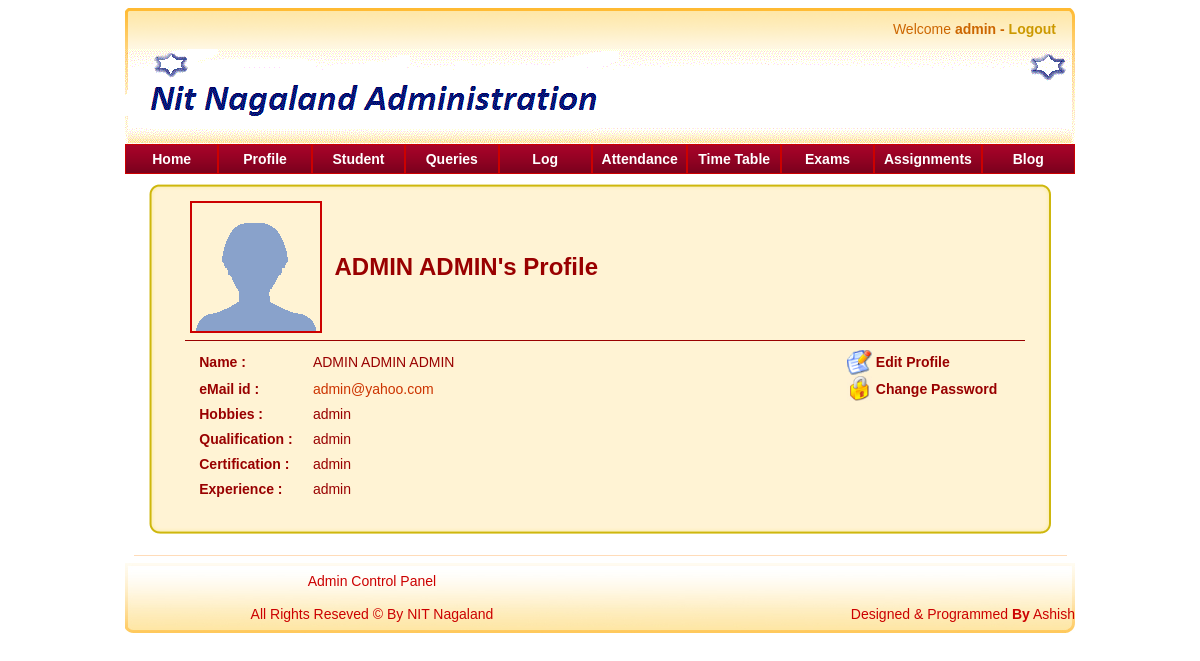
Page /staff/profile.php (signed in) on the committed database.
### tables this page shows
CREATE TABLE `staff` (
  `staffid` int(11) NOT NULL auto_increment,
  `staffsurname` varchar(20) NOT NULL,
  `stafffirstname` varchar(20) NOT NULL,
  `stafflastname` varchar(20) NOT NULL,
  `staffdesignation` varchar(20) NOT NULL,
  `staffloginid` varchar(20) NOT NULL,
  `staffpassword` varchar(20) NOT NULL,
  `staffrole` varchar(20) NOT NULL,
  `staffimg` varchar(50) NOT NULL,
  `staffqualification` varchar(50) NOT NULL,
  `staffcertification` varchar(50) NOT NULL,
  `staffexperience` varchar(50) NOT NULL,
  `staffemail` varchar(20) NOT NULL,
  `staffhobby` varchar(30) NOT NULL,
  PRIMARY KEY  (`staffloginid`),
  UNIQUE KEY `staffid` (`staffid`)
);

### staff/profile.php (the view, shortened to what this page needs)
<? ini_set('error_reporting', E_ALL ^ ~E_NOTICE ^ ~E_WARNING);
	$id=$_SESSION['cuser'];
	$result=mysql_query("select * from staff where staffloginid='$id'");
	$row=mysql_fetch_array($result);
?>
<!DOCTYPE html PUBLIC "-//W3C//DTD XHTML 1.0 Transitional//EN" "http://www.w3.org/TR/xhtml1/DTD/xhtml1-transitional.dtd">
<html xmlns="http://www.w3.org/1999/xhtml">
<head>   <link rel="shortcut icon" href="images/favicon.ico" type="image/x-icon">
<link href="style.css" rel="stylesheet" type="text/css" />
</head>
<body>
<table width="100%" border="0" align="center" cellpadding="0" cellspacing="0" id="main">
  <tr>
    <td id="top"><table width="100%" height="32" border="0" cellpadding="0" cellspacing="0">
      <tr>
        <td width="98%"><div align="right">Welcome <strong><? echo $_SESSION['cuser']; ?> - <a href="./logout.php">Logout</a></strong></div></td>
        <td width="2%">&nbsp;</td>
      </tr>
    </table></td>
  </tr>
  <tr>
    <td id="head">&nbsp;</td>
  </tr>
  <tr>
    <td id="menu"><? include("menu.php"); ?></td>
  </tr>
  <tr>
    <td id="mid" valign="top"><div align="center">
      <table width="902" border="0" cellspacing="0" cellpadding="0" style="margin:10px;">
        <tr>
          <td id="profile_top"></td>
        </tr>
        <tr>
          <td id="profile_mid" valign="top">
            <table width="100%" border="0" cellspacing="0" cellpadding="0" style="margin:5px;">
              <tr>
                <td width="4%" height="61">&nbsp;</td>
                <td width="14%"><img src="../img/<?=$row['staffimg']; ?>" alt="Profile" width="128" height="128" style="border:double 2px #CC0000;" /></td>
                <td colspan="2"><div align="left"><span class="style1">&nbsp;
                  <?=$row['staffsurname']." ".$row['stafffirstname']; ?>'s Profile</span></div></td>
              </tr>
              <tr>
                <td colspan="4"><hr size="1px" color="#990000" width="93%"></td>
                </tr>
              <tr>
                <td colspan="4"><div align="center">
                  <table width="100%" border="0" cellpadding="0" cellspacing="0">
                    <tr>
                      <td height="28">&nbsp;</td>
                      <td height="25"><div align="left"><strong>Name :</strong></div></td>
                      <td width="520"><div align="left">
                        <?=$row['staffsurname']." ".$row['stafffirstname']." ".$row['stafflastname']; ?>
						</div></td>
                      <td width="36"><div align="right"><a href="./profile_edit.php?id=<?=$_SESSION['cuser']; ?>"><img src="images/edit_f2.png" alt="Edit Profile" width="25" height="25" border="0" /></a></div></td>
                      <td width="183"><div align="left">&nbsp;<strong><a href="./profile_edit.php?id=<?=$_SESSION['cuser']; ?>" style="color:#990000">Edit Profile</a></strong></div></td>
                    </tr>
                    <tr>
                      <td width="45" height="25">&nbsp;</td>
                      <td width="113" height="25"><div align="left"><strong>eMail id :</strong></div></td>
                      <td><div align="left"><a href="mailto:<?=$row['staffemail']; ?>"><?=$row['staffemail']; ?></a></div></td>
                      <td><div align="right"><a href="./pass_edit.php?id=<?=$_SESSION['cuser']; ?>"><img src="images/security_f2.jpg" alt="Edit Profile" width="25" height="25" border="0" /></a></div></td>
                      <td><div align="left">&nbsp;<strong><a href="./pass_edit.php?id=<?=$_SESSION['cuser']; ?>" style="color:#990000">Change Password</a></strong></div></td>
                    </tr>
                    <tr>
                      <td>&nbsp;</td>
                      <td height="25"><div align="left"><strong>Hobbies :</strong></div></td>
                      <td colspan="3"><div align="left"><?=$row['staffhobby']; ?></div></td>
                    </tr>
                    <tr>
                      <td>&nbsp;</td>
                      <td height="25"><div align="left"><strong>Qualification :</strong></div></td>
                      <td colspan="3"><div align="left">
                        <?=$row['staffqualification']; ?>
                      </div>                        </td>
                    </tr>
                    <tr>
                      <td>&nbsp;</td>
                      <td height="25"><div align="left"><strong>Certification :</strong></div></td>
                      <td colspan="3"><div align="left">
                        <?=$row['staffcertification']; ?>
                      </div>                        </td>
                    </tr>
                    <tr>
                      <td>&nbsp;</td>
                      <td height="25"><div align="left"><strong>Experience :</strong></div></td>
                      <td colspan="3"><div align="left">
                        <?=$row['staffexperience']; ?>
                      </div>                        </td>
                    </tr>
                  </table>
                </div></td>
              </tr>
              <tr>
                <td colspan="4">&nbsp;</td>
              </tr>
            </table>
          </td>
        </tr>
        <tr>
          <td id="profile_bot">&nbsp;</td>
        </tr>
      </table>
    </div></td>
  </tr>
  <tr>
    <td><hr color="#FFDCB9" size="1px" width="98%"></td>
  </tr>
    <tr>
    <td id="footer"><? include("./footer.php"); ?></td>
  </tr>
</table>
</body>
</html>

### staff/menu.php
<? ini_set('error_reporting', E_ALL ^ ~E_NOTICE ^ ~E_WARNING);
	if($_SESSION['cuser']!="")
	{
?>
<table width="100%" border="0" cellspacing="0" cellpadding="0" height="30px">
      <tr>
        <td width="8%" style="border:solid 1px #CC0000"><div align="center"><a href="./home.php">Home</a></div></td>
        <td width="8%" style="border:solid 1px #CC0000"><div align="center"><a href="./profile.php">Profile</a></div></td>        <td width="8%" style="border:solid 1px #CC0000"><div align="center"><a href="./student.php">Student</a></div></td>
        <td width="8%" style="border:solid 1px #CC0000"><div align="center"><a href="./queries.php">Queries</a></div></td>
        <td width="8%" style="border:solid 1px #CC0000"><div align="center"><a href="./log.php">Log</a></div></td>
		<td width="8%" style="border:solid 1px #CC0000"><div align="center"><a href="./log.php">Attendance</a></div></td>
		<td width="8%" style="border:solid 1px #CC0000"><div align="center"><a href="./log.php">Time Table</a></div></td>
		<td width="8%" style="border:solid 1px #CC0000"><div align="center"><a href="./exam.php">Exams</a></div></td>
        <td width="8%" style="border:solid 1px #CC0000"><div align="center"><a href="./assignment.php">Assignments</a></div></td>        <td width="8%" style="border:solid 1px #CC0000"><div align="center"><a href="./blog.php">Blog</a></div></td>
      </tr>
</table>
<? ini_set('error_reporting', E_ALL ^ ~E_NOTICE ^ ~E_WARNING);
}
?>

### staff/footer.php
<table width="950px" border="0" height="66" cellspacing="0" cellpadding="0">
      <tr>
        <td height="26"><div align="center">Admin Control Panel</div></td>
      </tr>
      <tr>
        <td height="27"><div align="center">All Rights Reseved &copy; By NIT Nagaland</div></td>
		<td height="27"><div align="right">Designed &amp; Programmed <b>By</b> Ashish</div></td>
      </tr>
</table>

### staff/style.css (style rules this page uses)
body { background:#FFFFFF; text-align:center; font-size:14px; top:0; left:0; font-family:Arial, Helvetica, sans-serif; color:#990000; }
#main { width:950px; }
#top { width:950px; background:url(images/top.gif) no-repeat; height:41px; color:#CC6600; }
a { color:#CC3300; text-decoration:none; }
#top a { color:#CC9900; text-decoration:none; }
#head { background:url(images/head.gif) no-repeat; height:95px; }
#menu { background:url(images/menu.gif) repeat-x; color:#FFFFFF; height:30px; }
#menu a { color:#FFFFFF; text-decoration:none; text-align:center; font-weight:bold; }
#footer { background:url(images/footer.jpg) no-repeat; height:70px; text-align:center; color:#CC0000; font-size:14px; }
#profile_top { background:url(images/top_profile.gif) no-repeat; width:902px; height:12px; }
#profile_mid { background:url(images/mid_profile.gif) repeat-y; width:902px; }
#profile_bot { background:url(images/bot_profile.gif) no-repeat; width:902px; height:12px; }

### rows in the picture
staff: staffimg (placeholder picture), staffsurname "ADMIN", stafffirstname "ADMIN", stafflastname "ADMIN", staffemail "admin@yahoo.com", staffhobby "admin", staffqualification "admin", staffcertification "admin", staffexperience "admin"

### other values in the picture
$_SESSION['cuser'] "admin"
